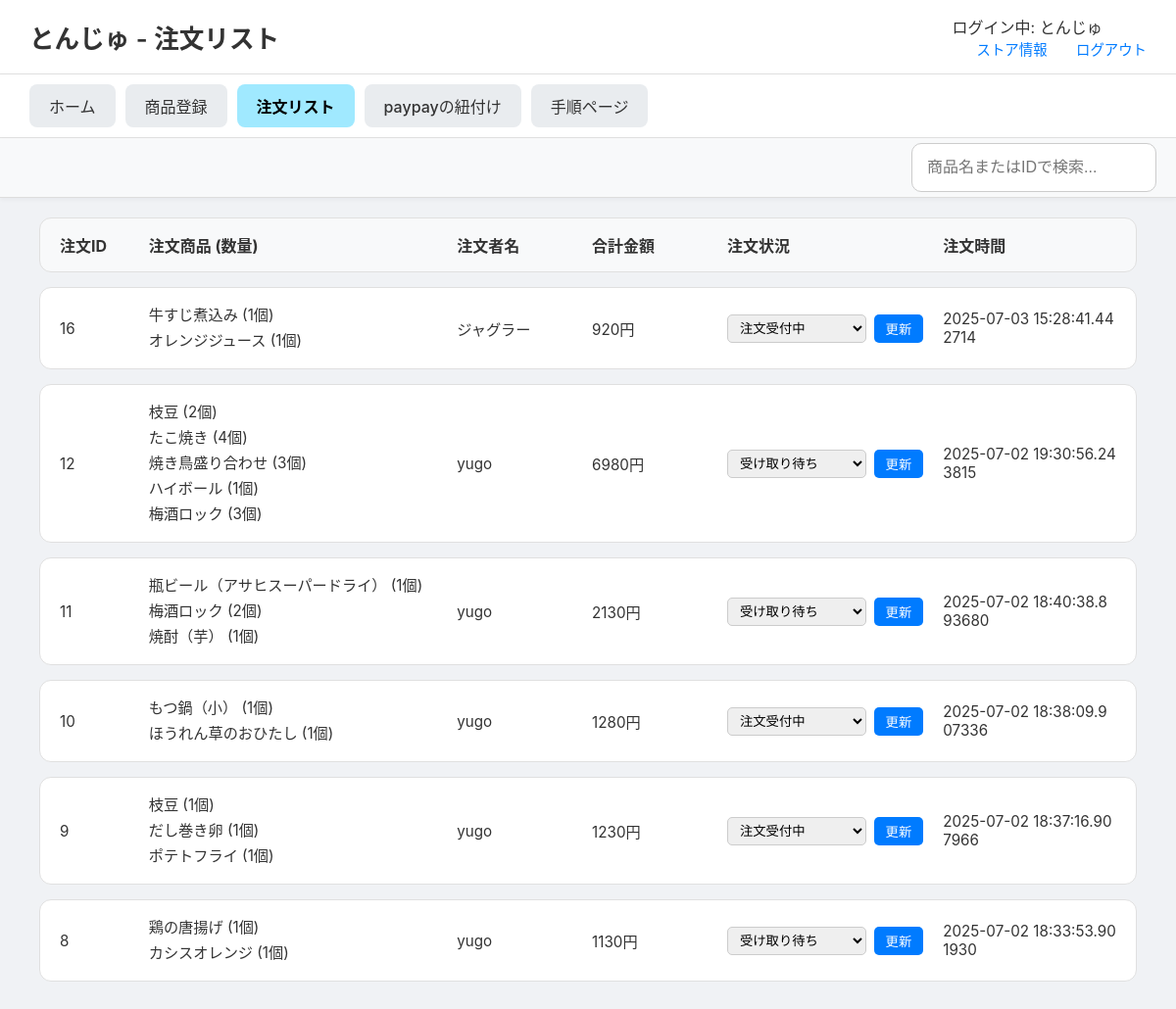
Before: /stores/order-list (signed in) with the older database file.
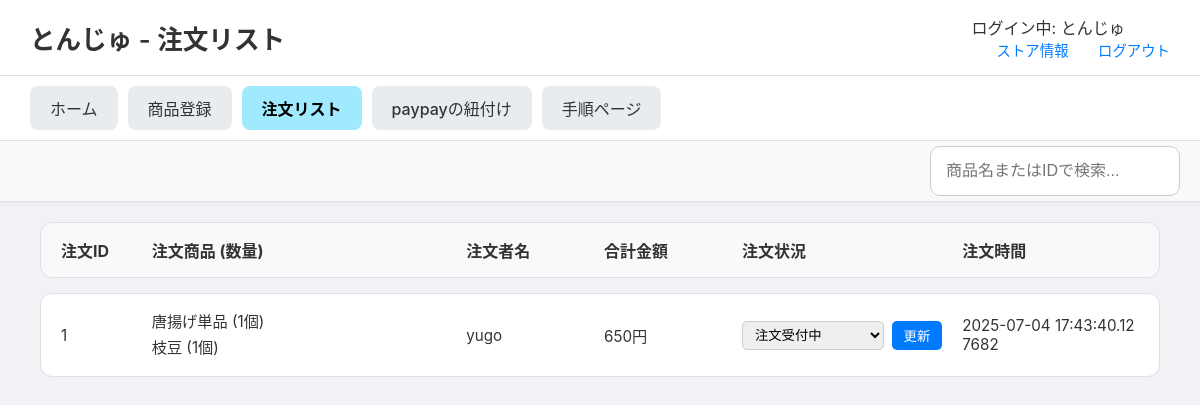
After: the same page with the newer database file.
### tables this page shows
CREATE TABLE order_items (
    order_item_id INTEGER PRIMARY KEY AUTOINCREMENT,
    order_id INTEGER NOT NULL,
    menu_id INTEGER NOT NULL,
    quantity INTEGER NOT NULL DEFAULT 1,
    price_at_order INTEGER NOT NULL, 
    FOREIGN KEY (order_id) REFERENCES orders(order_id),
    FOREIGN KEY (menu_id) REFERENCES menus(menu_id)
);

CREATE TABLE menus (
    menu_id INTEGER PRIMARY KEY AUTOINCREMENT,
    store_id INTEGER, -- NOT NULL制約を削除し、NULLを許容
    menu_name TEXT NOT NULL,
    category TEXT NOT NULL,
    price INTEGER NOT NULL,
    soldout INTEGER NOT NULL DEFAULT 0,
    FOREIGN KEY (store_id) REFERENCES store(store_id)
);

CREATE TABLE users_table (
    id INTEGER PRIMARY KEY AUTOINCREMENT,
    u_name TEXT NOT NULL,
    email TEXT UNIQUE NOT NULL,
    password TEXT NOT NULL,           -- 平文パスワード用
    created_at TIMESTAMP DEFAULT CURRENT_TIMESTAMP
);

CREATE TABLE orders (
    order_id INTEGER PRIMARY KEY AUTOINCREMENT,
    user_id INTEGER NOT NULL,
    store_id INTEGER NOT NULL,
    status TEXT DEFAULT '注文受付中' CHECK (
        status IN (
            '注文受付中', '受付完了', '商品作成中', '作成直前', '受け取り待ち', 'completed', 'canceled'
        )
    ),
    datetime DATETIME NOT NULL,
    payment_method TEXT CHECK (payment_method IN ('PayPay')),
    total_amount INTEGER NOT NULL,
    FOREIGN KEY (user_id) REFERENCES users(user_id),
    FOREIGN KEY (store_id) REFERENCES store(store_id)
);

### routes/stores_detail/stores_detail.py (the view)
@stores_detail_bp.route('/order-list')
def order_list():
    store_id = session.get('store_id')
    store_name = session.get('store_name', 'ゲスト')
    conn = get_db_connection()
    query = """
        SELECT
            o.order_id, o.datetime, o.total_amount, o.status,
            u.u_name, m.menu_name, oi.quantity, oi.price_at_order
        FROM orders AS o
        JOIN order_items AS oi ON o.order_id = oi.order_id
        JOIN menus AS m ON oi.menu_id = m.menu_id
        JOIN users_table AS u ON o.user_id = u.id
        WHERE o.store_id = ?
        ORDER BY o.datetime DESC;
    """
    orders_raw = conn.execute(query, (store_id,)).fetchall()
    conn.close()
    orders_dict = {}
    for row in orders_raw:
        order_id = row['order_id']
        if order_id not in orders_dict:
            orders_dict[order_id] = {
                'id': order_id, 'datetime': row['datetime'], 'status': row['status'],
                'user_name': row['u_name'], 'total_amount': row['total_amount'],
                'items_list': [] # ★★★ キー名を'items'から'items_list'に変更 ★★★
            }
        orders_dict[order_id]['items_list'].append({
            'name': row['menu_name'], 'quantity': row['quantity'], 'price': row['price_at_order']
        })
    orders_list = list(orders_dict.values())
    return render_template('stores_detail/order_list.html', orders=orders_list, store_name=store_name)

### routes/stores_detail/stores_detail.py (called while the page is built)
def get_db_connection():
    db_path = os.path.join(os.path.dirname(__file__), '..', '..', 'app.db')
    conn = sqlite3.connect(db_path)
    conn.row_factory = sqlite3.Row  # 行を辞書形式で取得
    return conn

### templates/stores_detail/order_list.html (shortened to what this page needs)
<!DOCTYPE html>
<html lang="ja">
<head>
    <link rel="stylesheet" href="{{ url_for('static', filename='css/stores_detail.css') }}">
</head>
<body>
    <header class="site-header">
        <h1>{{ store_name }} - 注文リスト</h1>
        <div class="header-links">
            <div class="store-name">ログイン中: {{ store_name if store_name else 'ゲスト' }}</div>
            <a href="{{ url_for('stores_detail.store_info') }}">ストア情報</a>
            <a href="{{ url_for('general.explamation') }}">ログアウト</a>
        </div>
    </header>
    <nav class="main-nav">
        <ul>
            <li><a href="{{ url_for('stores_detail.store_home') }}" >ホーム</a></li>
            <li><a href="{{ url_for('stores_detail.menu_registration') }}">商品登録</a></li>
            <li><a href="{{ url_for('stores_detail.order_list') }}" class="active">注文リスト</a></li>
            <li><a href="{{ url_for('stores_detail.paypay_linking') }}">paypayの紐付け</a></li>
            <li><a href="{{ url_for('stores_detail.procedure') }}">手順ページ</a></li>
        </ul>
    </nav>
    <div class="sub-navigation">
        <input type="search" id="order-search" placeholder="商品名またはIDで検索...">
    </div>
    <main class="main-content">
        <div class="order-list-container">
            <div class="order-header">
                <div>注文ID</div>
                <div>注文商品 (数量)</div>
                <div>注文者名</div>
                <div>合計金額</div>
                <div>注文状況</div>
                <div>注文時間</div>
            </div>
            {% for order in orders %}
            <div class="order-item">
                <div>{{ order.id }}</div>
                <div>
                    <ul>
                    {% for item in order.items_list %}
                        <li>{{ item.name }} ({{ item.quantity }}個)</li>
                    {% endfor %}
                    </ul>
                </div>
                <div>{{ order.user_name }}</div>
                <div>{{ order.total_amount }}円</div>
                <div>
                    <form action="{{ url_for('stores_detail.update_order_status', order_id=order.id) }}" method="post">
                        <select name="status">
                            {% for s in ['注文受付中', '受付完了', '商品作成中', '作成直前', '受け取り待ち'] %}
                                <option value="{{ s }}" {% if order.status == s %}selected{% endif %}>{{ s }}</option>
                            {% endfor %}
                        </select>
                        <button type="submit">更新</button>
                    </form>
                </div>
                <div>{{ order.datetime }}</div>
            </div>
            {% else %}
            <div class="order-item no-orders">
                <p>現在、新しい注文はありません。</p>
            </div>
            {% endfor %}
        </div>
    </main>
</body>
</html>

### static/css/stores_detail.css (style rules this page uses)
body { font-family: -apple-system, BlinkMacSystemFont, "Segoe UI", Roboto, "Hiragino Sans", "Noto Sans CJK JP", "Yu Gothic", sans-serif; margin: 0; background-color: #f0f2f5; color: #333; }
.site-header { display: flex; justify-content: space-between; align-items: center; padding: 15px 30px; background-color: #ffffff; border-bottom: 1px solid #e0e0e0; }
.site-header h1 { font-size: 1.6em; margin: 0; font-weight: 600; }
.header-links a { margin-left: 25px; text-decoration: none; color: #007bff; font-size: 0.9em; font-weight: 500; }
.main-nav { background-color: #ffffff; padding: 10px 30px; border-bottom: 1px solid #e0e0e0; box-shadow: 0 2px 4px rgba(0,0,0,0.05); }
.main-nav ul { display: flex; list-style: none; margin: 0; padding: 0; gap: 10px; }
.main-nav a { display: block; padding: 10px 20px; text-decoration: none; color: #333; background-color: #e9ecef; border-radius: 8px; font-weight: 500; transition: background-color 0.2s; }
.main-nav a.active { background-color: #a0e9ff; color: #000; font-weight: bold; }
.main-content { padding: 20px 40px 40px 40px; }
.order-list-container { display: flex; flex-direction: column; gap: 15px; }
.order-header, .order-item { display: grid; grid-template-columns: 0.6fr 2.5fr 1fr 1fr 1.7fr 1.5fr; gap: 20px; align-items: center; padding: 15px 20px; border: 1px solid #e0e0e0; border-radius: 12px; background-color: #ffffff; }
.order-header { background-color: #f8f9fa; font-weight: bold; color: #333; }
.order-item > div { font-size: 0.95em; color: #333; word-break: break-all; }
.order-item ul { list-style: none; padding: 0; margin: 0; }
.order-item ul li { margin-bottom: 4px; }
.order-item form { display: flex; gap: 8px; align-items: center; }
.order-item select { padding: 5px 8px; border-radius: 5px; border: 1px solid #ccc; flex-grow: 1; }
.order-item button { padding: 5px 12px; border: none; background-color: #007bff; color: white; border-radius: 5px; cursor: pointer; transition: background-color 0.2s ease; }
.sub-navigation { display: flex; justify-content: flex-start; gap: 15px; background-color: #f8f9fa; padding: 5px 20px; border-bottom: 1px solid #ddd; box-shadow: 0 2px 4px rgba(0,0,0,0.04); position: sticky; top: 0; z-index: 1000; }
.sub-navigation input[type="search"] { width: 250px; padding: 15px; font-size: 1.0em; border: 1px solid #ccc; border-radius: 10px; box-sizing: border-box; margin-left: auto; }

Changed rows visible on the page:
removed order_items: id "16", name "牛すじ煮込み", quantity "1", user_name "ジャグラー", total_amount "920", status "注文受付中", datetime "2025-07-03 15:28:41.442714"
removed order_items: name "オレンジジュース", quantity "1", shown under "16"
removed order_items: id "12", name "枝豆", quantity "2", user_name "yugo", total_amount "6980", status "受け取り待ち", datetime "2025-07-02 19:30:56.243815"
removed order_items: name "たこ焼き", quantity "4", shown under "12"
removed order_items: name "焼き鳥盛り合わせ", quantity "3", shown under "12"
removed order_items: name "ハイボール", quantity "1", shown under "12"
removed order_items: name "梅酒ロック", quantity "3", shown under "12"
removed order_items: id "11", name "瓶ビール（アサヒスーパードライ）", quantity "1", user_name "yugo", total_amount "2130", status "受け取り待ち", datetime "2025-07-02 18:40:38.893680"
removed order_items: name "梅酒ロック", quantity "2", shown under "11"
removed order_items: name "焼酎（芋）", quantity "1", shown under "11"
removed order_items: id "10", name "もつ鍋（小）", quantity "1", user_name "yugo", total_amount "1280", status "注文受付中", datetime "2025-07-02 18:38:09.907336"
removed order_items: name "ほうれん草のおひたし", quantity "1", shown under "10"
removed order_items: id "9", name "枝豆", quantity "1", user_name "yugo", total_amount "1230", status "注文受付中", datetime "2025-07-02 18:37:16.907966"
removed order_items: name "だし巻き卵", quantity "1", shown under "9"
removed order_items: name "ポテトフライ", quantity "1", shown under "9"
removed order_items: id "8", name "鶏の唐揚げ", quantity "1", user_name "yugo", total_amount "1130", status "受け取り待ち", datetime "2025-07-02 18:33:53.901930"
removed order_items: name "カシスオレンジ", quantity "1", shown under "8"
now on this page (row edited): order_items: id "1", name "唐揚げ単品", quantity "1", user_name "yugo", total_amount "650", status "注文受付中", datetime "2025-07-04 17:43:40.127682"
now on this page (row edited): order_items: name "枝豆", quantity "1"
